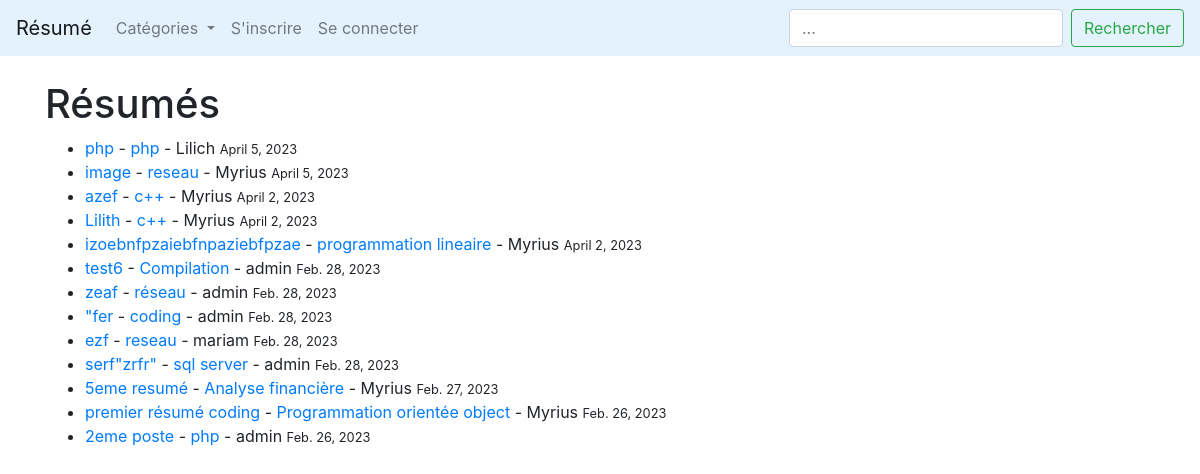
Before: / with the older database file.
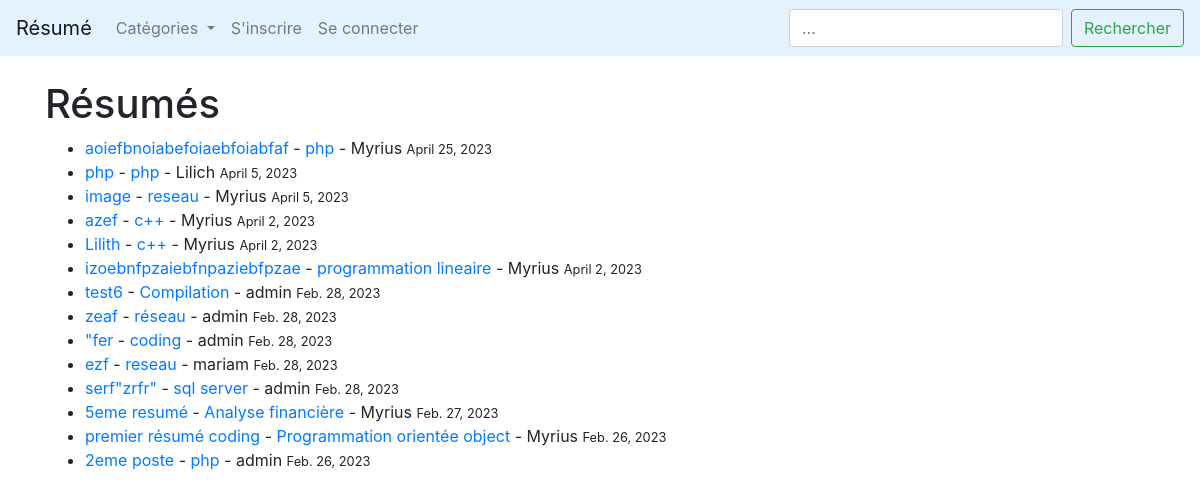
After: the same page with the newer database file.
### LeBlog/models.py (models this page shows, shortened)
class Post(models.Model):
        title = models.CharField(max_length=255)
        header_image = models.ImageField(null=True, blank=True, upload_to="images/")
        title_tag = models.CharField(max_length=255)
        author = models.ForeignKey(User, on_delete=models.CASCADE)
        body = RichTextField(blank=True, null=True)
        post_date = models.DateField(auto_now_add=True)
        categorie = models.CharField(max_length=255)
        snippet = models.CharField(max_length=255, default='coding')
        likes = models.ManyToManyField(User, related_name='resumee')

### LeBlog/views.py (the view)
# urls.py: path('', HomeView.as_view(), name="home"),
class HomeView(ListView):
    model = Post
    template_name = 'home.html'
    ordering = ['-post_date']
    def get_context_data(self, *args, **kwargs):
        cat_menu = Categorie.objects.all()
        context = super(HomeView, self).get_context_data(*args, **kwargs)
        context["cat_menu"] = cat_menu
        return context

### LeBlog/models.py (called while the page is built)
        def __str__(self):
            return self.name

### LeBlog/templates/home.html (shortened to what this page needs)
{% extends 'base.html' %}
{% block content %}
<h1>Résumés</h1>
<ul>
{%for post in object_list%}
    <li> <a href="{% url 'post-details' post.pk %}">{{post.title}}</a> -
        <a href="{% url 'categorie' post.categorie|slugify %}">{{post.categorie}}</a>
        - {{post.author}}
        <small>{{ post.post_date }}</small>
{%endfor%}
</ul>
{% endblock %}

Changed rows visible on the page:
added Post: title "aoiefbnoiabefoiaebfoiabfaf", categorie "php", author "Myrius", post_date "April 25, 2023"
